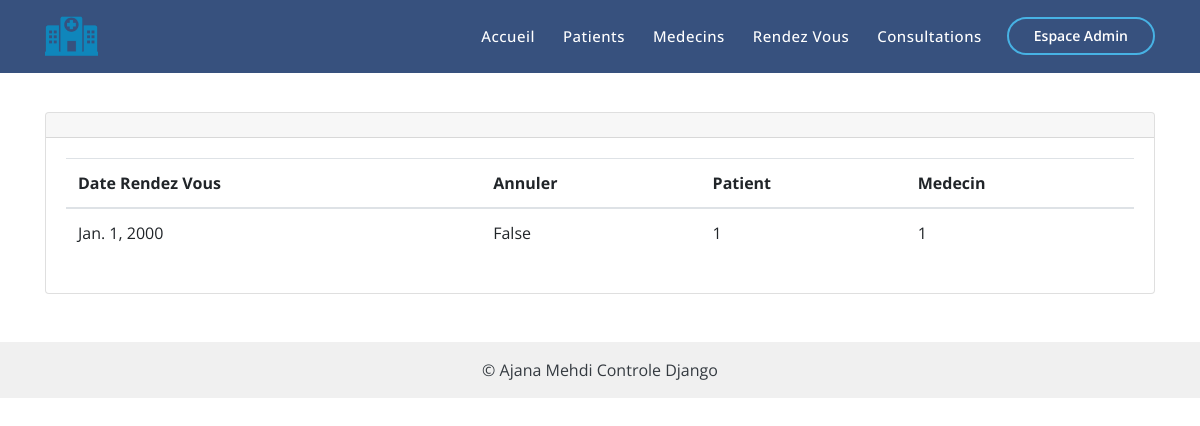
Screenshot of /rendezvous/ with the database file from the repository.
### ajana_mehdi/models.py (models this page shows, shortened)
class RendezVous(models.Model):
    dateRendezvous = models.DateField(null=True)
    annuler = models.BooleanField(default=False)
    patient = models.ForeignKey(Patient, on_delete=models.CASCADE)
    medecin = models.ForeignKey(Medecin, on_delete=models.CASCADE)

class Patient(models.Model):
    nom = models.CharField(max_length=45)
    prenom = models.CharField(max_length=45)
    email = models.EmailField(max_length=100)
    dateNaissance = models.DateField(null=True)

class Medecin(models.Model):
    nom = models.CharField(max_length=45)
    prenom = models.CharField(max_length=45)
    specialite = models.CharField(max_length=100)

### ajana_mehdi/views.py (the view)
# urls.py: path('rendezvous/', rendezvous),
def rendezvous(request):
     rendezs = RendezVous.objects.all()
     title = 'liste des Rendez Vous'
     context = {'rendez': rendezs}
     return render(request, 'rendezvous.html', context)

### ajana_mehdi/templates/rendezvous.html (shortened to what this page needs)
{% extends 'layout.html' %}
{% block content %}
    <div class="row justify-content-between mt-3">
    </div>
    <div class="card mt-3">
        <div class="card-header">
        </div>
        <div class="card-body">
            <table class="table table-hover">
        <thead>
            <tr>
              <th scope="col">Date Rendez Vous</th>
                <th scope="col">Annuler</th>
                <th scope="col">Patient</th>
              <th scope="col">Medecin</th>
            </tr>
          </thead>
          <tbody>
            {% for p in rendez %}
            <tr>
              <td>{{p.dateRendezvous}}</td>
                <td>{{p.annuler}}</td>
                <td>{{p.patient.id}} </td>
              <td>{{p.medecin.id}}</td>
            </tr>
          {% endfor %}
          </tbody>
            </table>
        </div>
    </div>
{% endblock content %}

### ajana_mehdi/static/assets/css/style.css (style rules this page uses)
body { font-family: "Open Sans", sans-serif; color: #444444; }

### rows the page displays
RendezVous: dateRendezvous "Jan. 1, 2000", annuler "False", patient.id "1", medecin.id "1"
